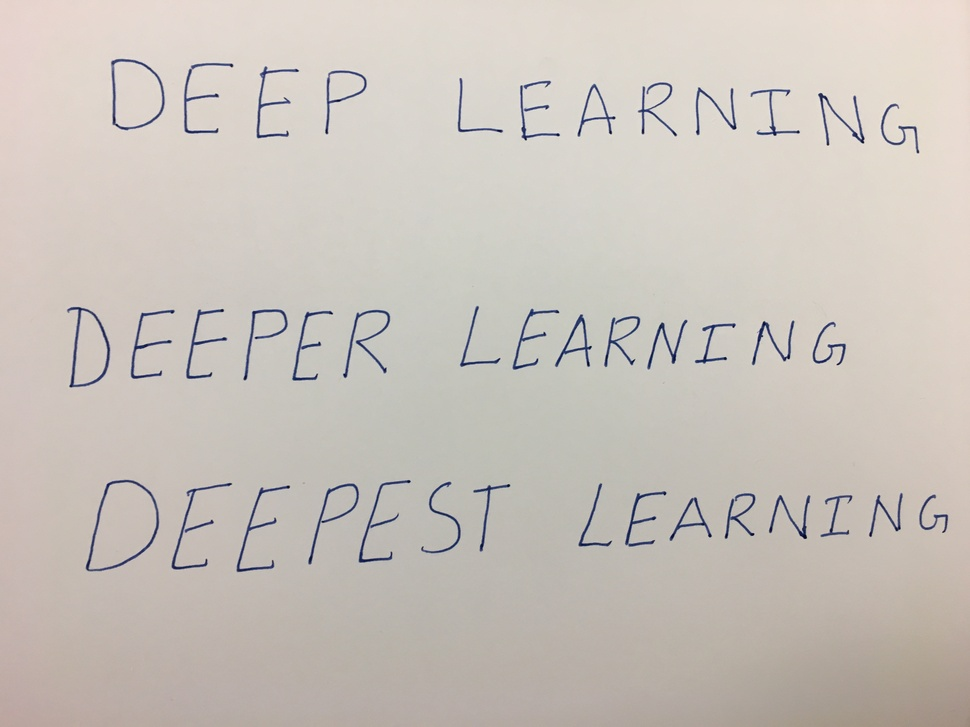
#> input picture Neural_Network_For_Recognition/images/04_deep.jpg, 970 x 727 px, shrunk from 4032 x 3024 before the run
$ python q4.py   (older library calls are emulated)
#> lines starting #> are read from the running program, lines starting #| are printed output that depends on the picture; after the words box and inside, x2 and y2 are one past the last pixel; in counts of white or black regions, pixels touching at a corner belong together
import numpy as np
import matplotlib.pyplot as plt
import os
import skimage
import skimage.measure
import skimage.color
import skimage.restoration
import skimage.filters
import skimage.morphology
import skimage.segmentation
import matplotlib.patches as mpatches

# takes a color image
# returns a list of bounding boxes and black_and_white image
def findLetters(image):
    bboxes = []
    bw = None
    # insert processing in here
    # one idea estimate noise -> denoise -> greyscale -> threshold -> morphology -> label -> skip small boxes
    # this can be 10 to 15 lines of code using skimage functions
    # print(type(image))
    #denoise the image
    # image = skimage.restoration.denoise_tv_chambolle(image, weight=0.1, eps=0.0002, n_iter_max=200, multichannel=False)
    # image = cv2.fastNlMeansDenoisingColored(image,None,10,10,7,21)
    image = skimage.filters.gaussian(image, sigma=1.0)
    #convert the image to greyscale
    image = skimage.color.rgb2gray(image)
#> image: shape (727, 970) float64

    # #threshold the image
    thresh = skimage.filters.threshold_minimum(image)
#> thresh = 0.517
    bw = (image < thresh)
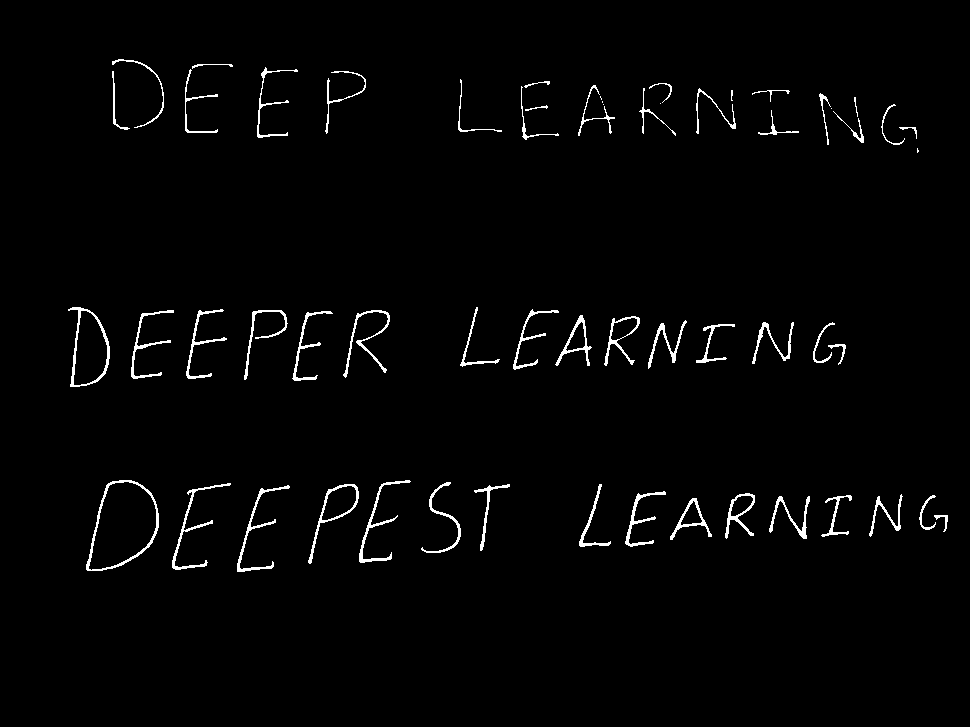
#> bw: shape (727, 970) bool; 1.9% white in thin lines or dots, all inside (x1, y1, x2, y2) = (68, 59, 948, 572)
    # print(bw)


    #apply morphology
    morphed = skimage.morphology.binary_opening(bw, selem=None, out=None)
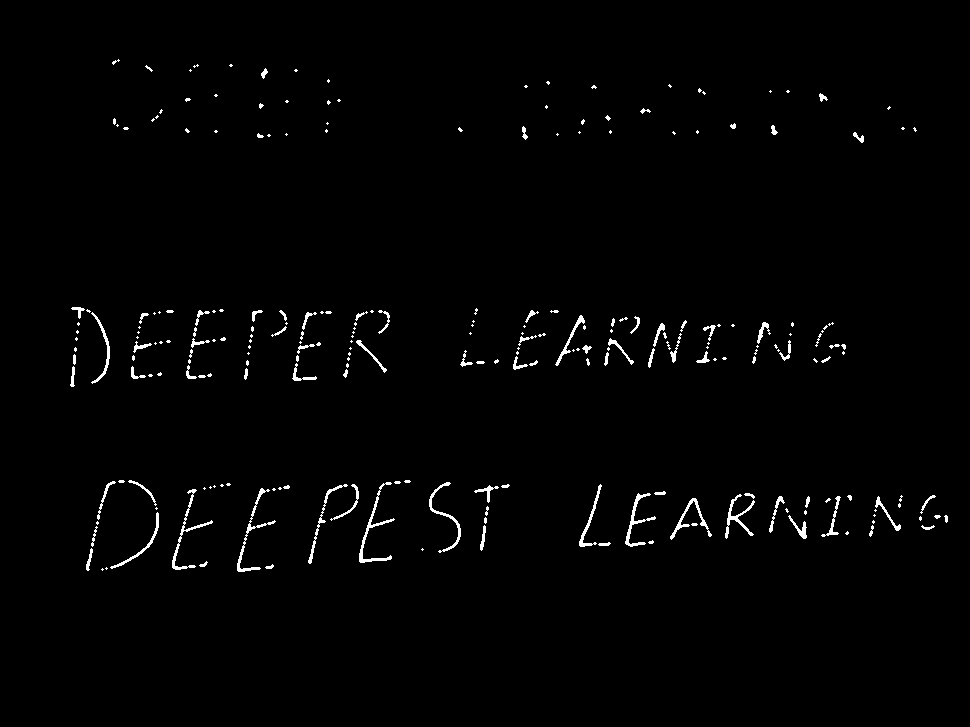
#> morphed: shape (727, 970) bool; 1.3% white in thin lines or dots, all inside (x1, y1, x2, y2) = (70, 59, 948, 572)


    #label regions
    label_image = skimage.measure.label(bw)
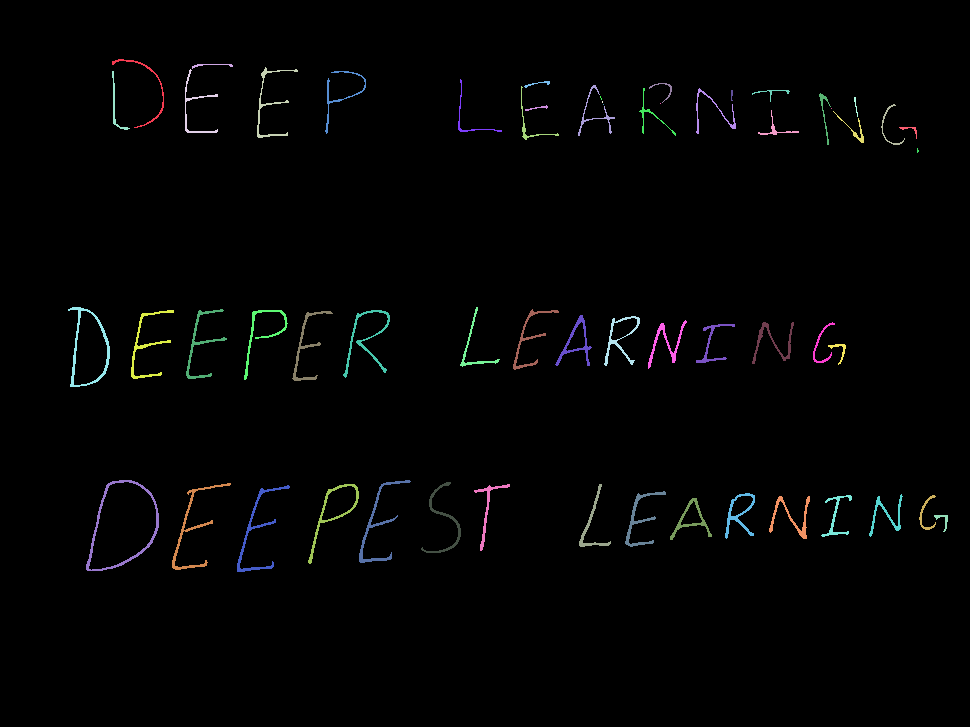
#> label_image: shape (727, 970) int32; 60 distinct labels, from 0 to 59; one colour per label, 0 black
    image_label_overlay = skimage.color.label2rgb(label_image, image=bw)
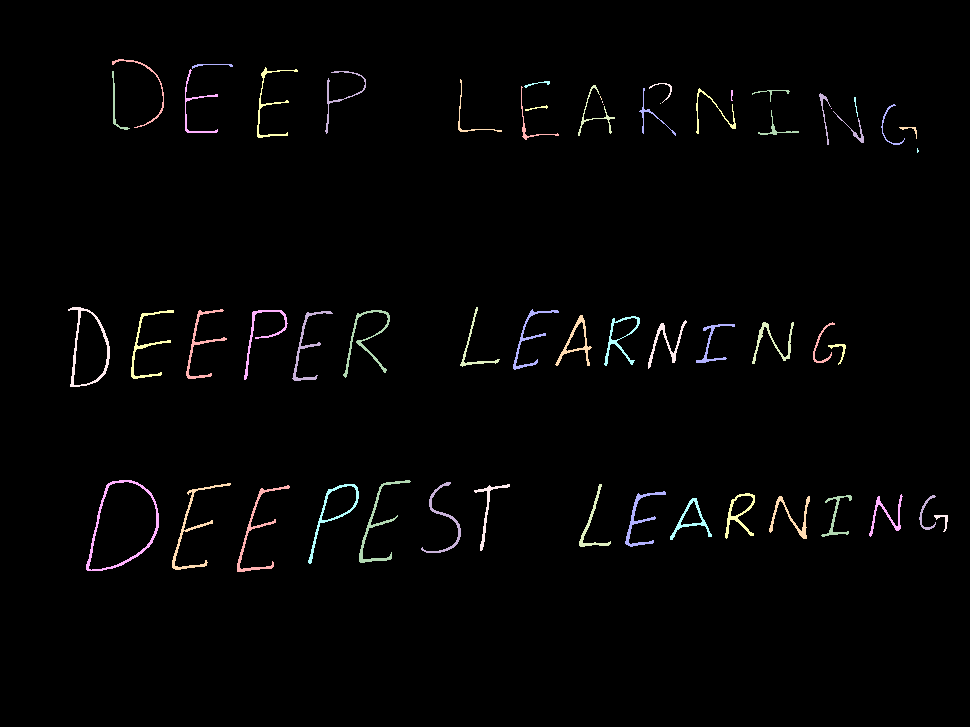
#> image_label_overlay: shape (727, 970, 3) float64; mean R, G, B 0.0164, 0.0155, 0.0155

    fig, ax = plt.subplots(figsize=(10, 6))
    ax.imshow(image_label_overlay)

    counter = 0
    area_list=[]
    for region in skimage.measure.regionprops(label_image):
    	area_list.append(region.area)
#> this loop made 59 passes
#> after the loop, area_list = 59 values, max 662 at index 43, min 1 at index 19, mean 222.1

    mean = np.mean(area_list)
#> mean = 222.1
    std = np.std(area_list)
#> std = 159.5


    for region in skimage.measure.regionprops(label_image):
    	if abs(region.area -mean) < 4*std and region.area > mean/2:
    		# counter+=1
    		minr, minc, maxr, maxc = region.bbox
    		rect = mpatches.Rectangle((minc, minr), maxc - minc, maxr - minr,fill=False, edgecolor='green', linewidth=2)
    		ax.add_patch(rect)

    		bboxes.append((minr, minc, maxr, maxc))
#> this loop made 59 passes
#> (minr, minc, maxr, maxc) on passes 1, 3, 4, 5, 6, 7, 10, 11, 12, 13, 16, 25: (59, 112, 128, 164), (67, 257, 138, 298), (69, 185, 133, 218), (71, 112, 130, 130), (71, 325, 134, 366), (79, 458, 132, 502), (85, 578, 136, 615), (86, 521, 140, 559), (88, 639, 136, 676), (88, 696, 134, 736), (93, 819, 145, 831), (110, 758, 135, 799)
#> after the loop, bboxes = 41 items, first 6: (59, 112, 128, 164), (67, 257, 138, 298), (69, 185, 133, 218), (71, 112, 130, 130), (71, 325, 134, 366), (79, 458, 132, 502)
    # [6 lines of commented-out code are left out]

    bw =1.0-1.0*bw


    return bboxes, bw


if __name__ == "__main__":

    im1 = skimage.img_as_float(skimage.io.imread('../images/04_deep.jpg'))
    bboxes, bw = findLetters(im1)
#> `# plt.show()`:
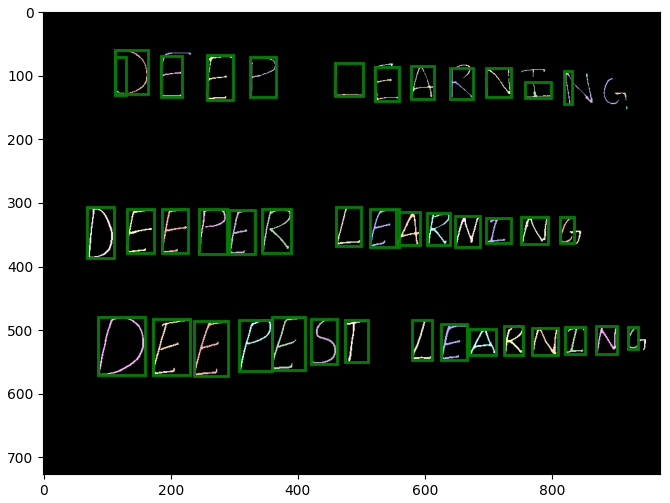
#> figure drawn by matplotlib, 1 panel
    # [10 lines of commented-out code are left out]

$ run again, with Neural_Network_For_Recognition/images/03_haiku.jpg copied over Neural_Network_For_Recognition/images/04_deep.jpg
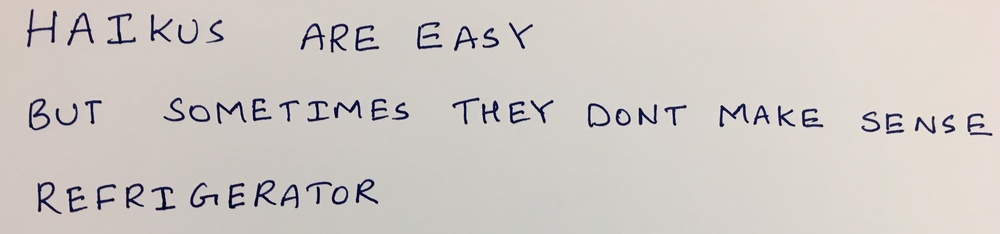
#> input picture Neural_Network_For_Recognition/images/03_haiku.jpg, 1000 x 234 px, shrunk from 3753 x 880 before the run
#> thresh = 0.52
#> in findLetters, `bw = (image < thresh)`:
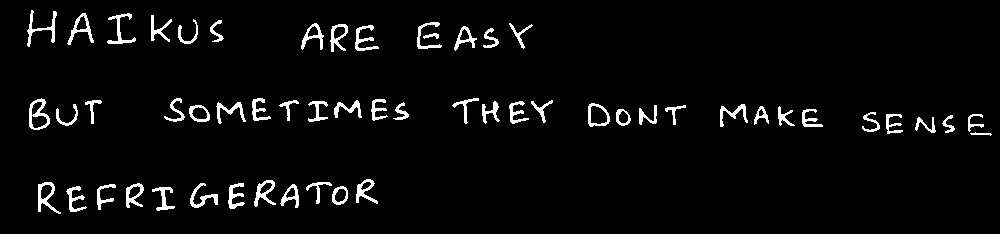
#> bw: shape (234, 1000) bool; 4% white; 56 white regions, largest, box (x1, y1, x2, y2) and area: (29, 98, 50, 130) 274, (27, 10, 57, 47) 270, (38, 182, 61, 214) 257
#> morphed: shape (234, 1000) bool; 3.8% white; 73 white regions (11 under 20 px), largest, box (x1, y1, x2, y2) and area: (29, 98, 50, 130) 267, (38, 182, 60, 214) 251, (107, 13, 136, 44) 241
#> label_image: shape (234, 1000) int32; 57 distinct labels, from 0 to 56
#> the loop in findLetters, `for region in skimage.measure.regionprops(label_image):` made 56 passes
#> after the loop in findLetters, `for region in skimage.measure.regionprops(label_image):`: area_list = 56 values, max 274 at index 14, min 44 at index 43, mean 166.8
#> mean = 166.8
#> std = 51.56
#> the loop in findLetters, `for region in skimage.measure.regionprops(label_image):` made 56 passes
#> (minr, minc, maxr, maxc) on passes 1 to 8: (10, 27, 47, 57), (13, 67, 45, 94), (13, 107, 44, 136), (15, 151, 42, 172), (19, 178, 44, 198), (20, 210, 42, 224), (22, 417, 49, 442), (23, 301, 50, 324)
#> after the loop in findLetters, `for region in skimage.measure.regionprops(label_image):`: bboxes = 54 items, first 6: (10, 27, 47, 57), (13, 67, 45, 94), (13, 107, 44, 136), (15, 151, 42, 172), (19, 178, 44, 198), (20, 210, 42, 224)
#> `# plt.show()`:
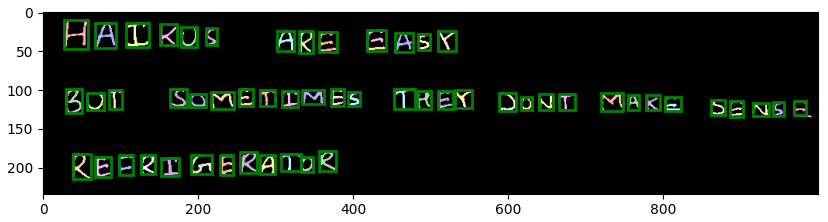
#> figure drawn by matplotlib, 1 panel
